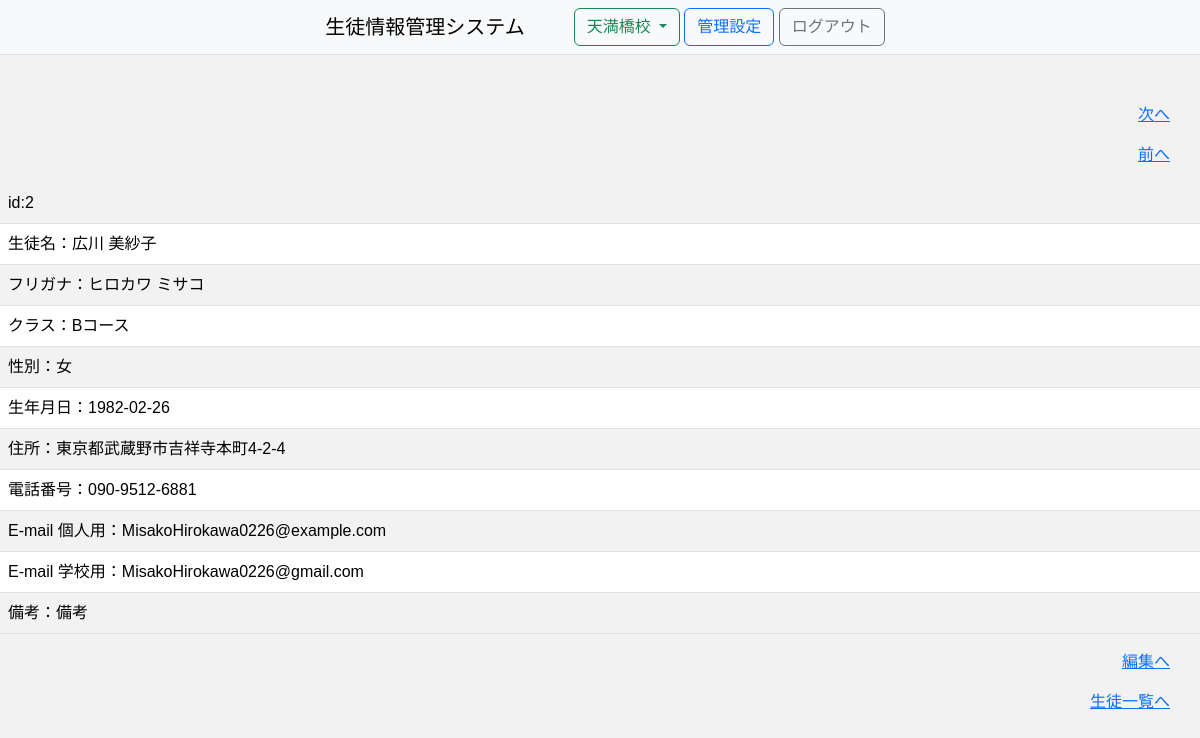
The app's page /天満橋校/student_detail/2 (signed in) with its own data.
### SIMS/models/__init__.py (models this page shows, shortened)
class BaseMixin(db.Model):
    __abstract__ = True
    id = Column(Integer, primary_key=True, autoincrement=True)
    @classmethod
    def get_all(cls, **kwargs):
        if not kwargs:
            all_data = cls.query.all()
        else:
            all_data = cls.query.filter_by(**kwargs).all()
        if all_data is None:
            return None
        return [data.to_dict() for data in all_data]
    @classmethod
    def get_one(cls, **kwargs):
        data = cls.query.filter_by(**kwargs).first()
        if data is None:
            return None
        return data.to_dict()
    def to_dict(self):
        dic = self.__dict__.copy()
        if '_sa_instance_state' in dic:
            del dic['_sa_instance_state']
        return dic

class Student(BaseMixin):
    __tablename__ = 'student'
    name = Column(String(64), nullable=False)
    name_kana = Column(String(64), nullable=False)
    school = Column(String(64), nullable=False)
    class_name = Column(String(64), nullable=False)
    gender = Column(Integer, nullable=False)
    birthday = Column(DateTime, nullable=False)
    address = Column(String(64), nullable=False)
    phone = Column(String(13), nullable=False)
    email = Column(String(64), nullable=False)
    gmail = Column(String(64), nullable=False)
    note = Column(String(400), nullable=False)
    def get_categorized_list(school):
        if school is None:
            students = Student.query.order_by(asc(Student.name_kana)).all()
            students = [student.to_dict() for student in students]
            schools = list(set([dic['school'] for dic in students]))
        else:
            students = Student.query.filter_by(school=school).order_by(asc(Student.name_kana)).all()
            students = [student.to_dict() for student in students]
            schools = [school]
        classes = Class.get_all()
        categorized_list = []
        for scl in schools:
            for cls in classes:
                categorized_list.append({
                    'school': scl,
                    'class_name': cls['name'],
                    'class_number': cls['class_number'],
                    'open_date': cls['open_date'].strftime('%Y-%m-%d'), # 日付を文字列に変換
                    'close_date': cls['close_date'].strftime('%Y-%m-%d'), # 日付を文字列に変換
                    'is_open': cls['open_date'] <= datetime.datetime.now() <= cls['close_date'],
                    'students': [student for student in students if student['class_name'] == cls['name'] and student['school'] == scl]
                })
        return categorized_list
    @classmethod
    def get_one(cls, **kwargs):
        dic = super().get_one(**kwargs)
        students = [listByClass['students'] for listByClass in cls.get_categorized_list(dic['school'])]
        categorized_id_list = [student['id'] for student in itertools.chain.from_iterable(students)]
        index = categorized_id_list.index(dic['id'])
        dic['prev_id'] = categorized_id_list[index-1] if index != 0 else None
        dic['next_id'] = categorized_id_list[index+1] if index != len(categorized_id_list)-1 else None
        return dic
    def get_age(self, birthday):
        today = datetime.date.today()
        return today.year - birthday.year - ((today.month, today.day) < (birthday.month, birthday.day))
    def to_dict(self):
        dic = super().to_dict()
        dic['age'] = self.get_age(dic['birthday']) # 年齢を追加
        dic['birthday'] = dic['birthday'].strftime('%Y-%m-%d') # 日付を文字列に変換
        match (dic['gender']):
            case 1:
                dic['gender'] = '男'
            case 2:
                dic['gender'] = '女'
            case 3:
                dic['gender'] = 'その他'
        return dic

### SIMS/views/student_detail.py (the view)
@bp.route('/<school>/student_detail/<int:id>',methods=['GET', 'POST'])
@login_required
def student_detail(id,school):
    student = Student.get_one(id=id)
    schools = School.get_all()
    return render_template('student_detail.html',\
        student = student,\
        school = school,\
        schools = schools
    )

### SIMS/user_auth.py (called while the page is built)
    @login_manager.user_loader
    def load_user(user_id):
        return User.query.get(user_id)

### SIMS/views/__init__.py (called while the page is built)
@app.before_request
def before_request():
    session.permanent = True
    session.modified = True

### SIMS/templates/student_detail.html (shortened to what this page needs)
<!DOCTYPE html>
<html lang="ja">
<head>
    <link rel="stylesheet" href="https://cdn.jsdelivr.net/npm/bootstrap@5.3.0/dist/css/bootstrap.min.css">
    <link rel="stylesheet" href="{{ url_for('static', filename='css/student_detail.css' ) }}">
</head>
<body>
    <header>
        {% set subTitle = '生徒一覧' %}
        {% extends 'layout.html' %}
        {% block contents %}
        <link rel="stylesheet" href="{{ url_for('static', filename='css/student_list.css') }}"></link>
        {{ super() }}
        <br><br>
        <span><a href="{{student.next_id}}"><p>次へ</p></a></span>
        <span><a href="{{student.prev_id}}"><p>前へ</p></a></span>
    </header>
    <main>
        <table class="table table-striped">
            <tr>
                <td>
                    id:{{student.id}}
                </td>
            </tr>
            <tr>
                <td>
                    生徒名：{{student.name}}
                </td>
            </tr>
            <tr>
                <td>
                    フリガナ：{{student.name_kana}}
                </td>
            </tr>
            <tr>
                <td>
                    クラス：{{student.class_name}}
                </td>
            </tr>
            <tr>
                <td>
                    性別：{{student.gender}}
                </td>
            </tr>
            <tr>
                <td>
                    生年月日：{{student.birthday}}
                </td>
            </tr>
            <tr>
                <td>
                    住所：{{student.address}}
                </td>
            </tr>
            <tr>
                <td>
                    電話番号：{{student.phone}}
                </td>
            </tr>
            <tr>
                <td>
                    E-mail 個人用：{{student.email}}
                </td>
            </tr>
            <tr>
                <td>
                    E-mail 学校用：{{student.gmail}}
                </td>
            </tr>
            <tr>
                <td>
                    備考：{{student.note}}
                </td>
            </tr>
        </table>
    </main>
    <footer>
        <p><a href="{{ url_for('student_edit.student_edit', id=student.id,school=school)}}">編集へ</a></p>
        <p><a href="{{ url_for('student_list.student_list', school=school)}}">生徒一覧へ</a></p>
        {% endblock %}

### SIMS/static/css/student_detail.css (style rules this page uses)
body { margin: auto; text-align: left; }
p { text-align: right; padding-right: 30px; }

### SIMS/static/css/student_list.css (style rules this page uses)
body { font-family: Arial, sans-serif; background-color: #f2f2f2; }

### records on screen
Student: name "広川 美紗子", name_kana "ヒロカワ ミサコ", class_name "Bコース", address "東京都武蔵野市吉祥寺本町4-2-4", phone "090-9512-6881", email "MisakoHirokawa0226@example.com", gmail "MisakoHirokawa0226@gmail.com", note "備考"

### other values on screen
{{ title }} "生徒情報管理システム"
{{ school }} "天満橋校"
{{ student.id }} "2"
{{ student.gender }} "女"
{{ student.birthday }} "1982-02-26"
